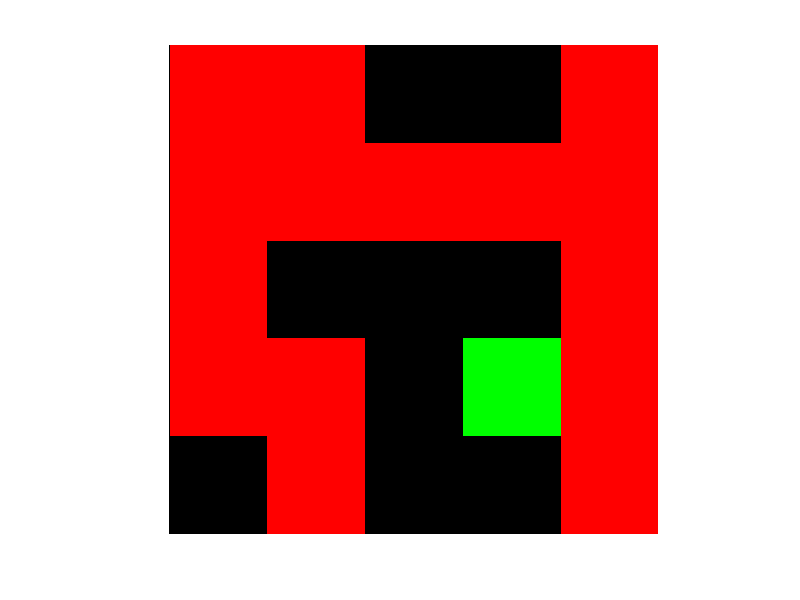

Here is the MATLAB script that generated this plot: (Note: this script raises an error after producing the figure.)
%% Random indoor environment generator
% This matlab script makes random environments within a given boundaries of
% an environment. The corridors are generated by virtual agents, started from
% each location that the robot in the final environment will start from. This
% script ensures that the generated corridors are always connected to
% each other. After the corridor generation, doors and rooms are created at
% random as well.
%%%%%%%%%%%
% Authored by Kimberly McGuire (k.n.mcguire@tudelft.nl)
%%%%%%%%%%%%


close all
clc
clear all

%Defined variables
width_environment = 5;
height_environment = 5;
resolution=2;
starting_location_agents = [1,1;5,5];
chance_agent_gostraight = 0.6;
density_corridor = 0.6;
density_openings = 0.5;
size_opening = 8;
opening_percentage = 0.02;
size_rooms = 2;
iterations = 100;
visualize_agents = true;
create_rooms = true;
show_end_result = true;
make_ARGoS_environment = true;

% Initializing environment grid
grid = cell(width_environment,height_environment);
grid{width_environment,height_environment} = [];
for k = 1:width_environment
    for j = 1:height_environment
        grid{k,j}.agent = 0;
        grid{k,j}.circle_action = zeros(2,4);
        grid{k,j}.corridor = 0;
    end
end

% Initialize starting position per agent
for k=1:size(starting_location_agents,2)
    grid{starting_location_agents(k,1),starting_location_agents(k,2)}.agent = 1;
    grid{starting_location_agents(k,1),starting_location_agents(k,2)}.circle_action = circshift([0 1; 1 0; 0 -1; -1 0],[randi([0,4]) 0]);
end

% Initialize variables for loop
random_number = 0;
next_action = "go_straight";

%For It iterations
for it = 1:iterations
    
    %Find current location of agent(s) in grid
    convertgrid= cellfun( @(sas) sas.agent, grid, 'uni', 0 );
    isyes = cellfun(@(sas)isequal(sas,1),convertgrid);
    [rowagent,colagent] = find(isyes);
    
    % For il agents found.
    for il=1:length(rowagent)
        
        %Randomize action selector for the agent
        %pick random number
        random_number = rand;
        %  percent of the time just go straight
        if random_number<=chance_agent_gostraight
            next_action = "go_straight";
        else % Do something else
            precentage_rest = 1-chance_agent_gostraight;
            if random_number>chance_agent_gostraight&&random_number<=chance_agent_gostraight + precentage_rest/2
                next_action = "go_left";
            end
            if random_number>chance_agent_gostraight + precentage_rest/2&&random_number<=1
                next_action = "go_right";
            end
        end
        
        % Per state, find out the direction the agent want to go next with
        % a circle_action. This ensures that the agent only has choice
        % between up left down right (and their immediate neighbors)
        switch next_action
            case "go_straight"
                %Do nothing
            case "go_left"
                grid{rowagent(il),colagent(il)}.circle_action= circshift(grid{rowagent(il),colagent(il)}.circle_action,[-1 0]);
            case "go_right"
                grid{rowagent(il),colagent(il)}.circle_action= circshift(grid{rowagent(il),colagent(il)}.circle_action,[1 0]);
        end
        
        % Calculate next direction and location of the agent
        next_direction = grid{rowagent(il),colagent(il)}.circle_action(1,:);
        next_location_agent = [rowagent(il)+next_direction(1),colagent(il)+next_direction(2)];
        
        %If next location is outside of environment, relocate the agent to
        %the otherside of the environment (like snake 2!)
        next_location_agent = [1 + mod(next_location_agent(1)-1,width_environment), ...
            1 + mod(next_location_agent(2)-1,height_environment)];
        
        %Place the agent at the next location and leave a corridor trace
        grid{next_location_agent(1),next_location_agent(2)}.agent = 1;
        grid{next_location_agent(1),next_location_agent(2)}.circle_action = grid{rowagent(il),colagent(il)}.circle_action ;
        grid{rowagent(il),colagent(il)}.agent = 0;
        grid{rowagent(il),colagent(il)}.corridor = 1;
    end
    
    %Obtain the resulting corridor from this iteration and check if it
    %surpasses the given density value
    result_corridor= cell2mat(cellfun( @(sas) sas.corridor, grid, 'uni', 0 ));
    if sum(sum(result_corridor))/(width_environment*height_environment) > density_corridor
        break
    end
    % Visualize the agents making the environment
    if visualize_agents
        figure(1),
        result_current_location_agent= cell2mat(cellfun( @(sas) sas.agent, grid, 'uni', 0 ));
        rgb=zeros(width_environment,height_environment,3);
        rgb(:,:,1)=result_corridor;
        rgb(:,:,2)=result_current_location_agent;
        imshow(rgb,[],'InitialMagnification',1000)
    end
end


%% Check connectivity of walls between agents
close all

%Find the clusters of corridors
corridor_bin=imbinarize(result_corridor);
connected_corridors= bwconncomp(corridor_bin,4);

% Go through each cluster and see if the agents position is all in one of them
found_connection=false;
for k = 1:connected_corridors.NumObjects
    [y,x] = ind2sub(size(corridor_bin), connected_corridors.PixelIdxList{k});
    %See per initial position, if the agents sit in the same cluster
    for m = 1:size(starting_location_agents,2)
        clear check_interconnection
        check_interconnection=intersect([y,x],starting_location_agents(m,:),'rows');
        %if just one is empty, immediatly break the loop!
        if isempty(check_interconnection)
            break
        else
            %Do not do anything and continue loop
        end
    end
    %if last check_interconnection is not empty, means it found all agentns
    %initial positions in the one cluster
    if ~isempty(check_interconnection)
        found_connection=true;
        break
    end
end

% Give error messages if the initial position of the agents are not within
% the cluster
if(found_connection==false)
    error("maze is not interconnected!! Run the script again!!")
end


%% Create boundary walls

% Increase binary image for more resolution to create walls
corridor_bin_resize=imresize(corridor_bin,10,'nearest');

% Find bounderies at the clusters of corridors
[boundery_coord,L] = bwboundaries(corridor_bin_resize,4);

%Create binary image for just the walls
boundary_bin=zeros(width_environment*10,height_environment*10);
for k=1:length(boundery_coord)
    boundary = boundery_coord{k};
    for l = 1:size(boundery_coord{k},1)
        boundary_bin(boundery_coord{k}(l,1),boundery_coord{k}(l,2))=1;
    end
end

if create_rooms
    for k=1:size_rooms*10:width_environment*10
        for m=1:height_environment*10
            if (corridor_bin_resize(k,m)==0)
                boundary_bin(k,m)=1;
            end
        end
    end
    for m=1:size_rooms*10:width_environment*10
        for k=1:height_environment*10
            if (corridor_bin_resize(k,m)==0)
                boundary_bin(k,m)=1;
            end
        end
    end
end

boundaries_with_holes = boundary_bin;
for k=1:length(boundery_coord)
    boundary = boundery_coord{k};
    for l = 1:size(boundery_coord{k},1)
        random_number = rand;
        if(random_number<opening_percentage)
            boundaries_with_holes=rgb2gray(insertShape(boundaries_with_holes,'FilledRectangle',[boundery_coord{k}(l,1)-size_opening/2,boundery_coord{k}(l,2)-size_opening/2,size_opening,size_opening],...
                'Color','black','Opacity',1.0));
        end
    end
end

%Create opening like doors, by adding noise to the corridor bin and remove
%it from the created walls
% noise_bin=imbinarize(imnoise(zeros(width_environment,height_environment),'salt & pepper',density_openings));
% noise_bin=imresize(noise_bin,10,'nearest');
% boundaries_with_holes = boundary_bin-noise_bin;
boundery_coord_new=[];
[boundery_coord_new(:,2), boundery_coord_new(:,1)] = find(boundaries_with_holes==1);

if show_end_result

    figure,imshow(boundaries_with_holes)
end


%%  Create Argos environment
% Makes an ARGoS environment based on the random agent-based environment
% builder, by making each box a pixel in the following form:

%  <box id="wall_west" size="0.1,20,0.5" movable="false">
%       <body position="x_pos_argos,y_pos_argos,0" orientation="0,0,0"/>
% </box>
% TO DO: put robots on postions
%
%
if make_ARGoS_environment
    
    
    % Start of environment, based on height and width of the generated one
    str_start_arena = sprintf('<arena size="%d, %d, 2" center="0,0,0.5">',width_environment*resolution,height_environment*resolution);
    str_start_arena= strcat(str_start_arena, ...
        sprintf('\n<box id="wall_1" size="%d,0.1,0.5" movable="false"> \n <body position="0,%d,0" orientation="0,0,0"/>\n</box>' ...
        ,width_environment*resolution,width_environment/2*resolution));
    str_start_arena= strcat(str_start_arena, ...
        sprintf('\n<box id="wall_2" size="%d,0.1,0.5" movable="false"> \n <body position="0,%d,0" orientation="0,0,0"/>\n</box>' ...
        ,width_environment*resolution,-width_environment/2*resolution));
    str_start_arena= strcat(str_start_arena, ...
        sprintf('\n<box id="wall_3" size="0.1,%d,0.5" movable="false"> \n <body position="%d,0,0" orientation="0,0,0"/>\n</box>' ...
        ,width_environment*resolution,width_environment/2*resolution));
    str_start_arena= strcat(str_start_arena, ...
        sprintf('\n<box id="wall_4" size="0.1,%d,0.5" movable="false"> \n <body position="%d,0,0" orientation="0,0,0"/>\n</box>' ...
        ,width_environment*resolution,-width_environment/2*resolution));
    
    str_loc_bot = "";
    rotation=[-270, -90];
    for k = 1:size(starting_location_agents,1)
        str_loc_bot = strcat(str_loc_bot,sprintf('\n<foot-bot id="bot%d">',k-1));
        str_loc_bot = strcat(str_loc_bot,sprintf('\n<body position="%d,%d,0" orientation="%d,0,0" />',...
            starting_location_agents(k,1)*resolution - 1 - width_environment/2*resolution,...
            starting_location_agents(k,2)*resolution -1- height_environment/2*resolution,...
            rotation(k)));
        str_loc_bot = strcat(str_loc_bot,sprintf('\n<controller config="argos_ros_bot"/>\n</foot-bot>'));
    end

    
    
    x_pos_argos = size(boundery_coord_new,1);
    y_pos_argos = size(boundery_coord_new,1);
    id = zeros(size(boundery_coord_new,1),1);
    
    
    % Transform each boundary coordinate to a coordinate in ARGoS
    h=1;
    for k=1:size(boundery_coord_new,1)
        id(h) = h;
        y_pos_argos(h)=boundery_coord_new(k,1) / 10*resolution - width_environment/2*resolution;
        x_pos_argos(h)=boundery_coord_new(k,2) / 10*resolution - height_environment/2*resolution;
        h=h+1;
    end
    list= zeros(length(id),3);
    list(:,1)=id;
    list(:,2)=x_pos_argos;
    list(:,3)=y_pos_argos;
    
    % Put a box as a pixel on where the boundaries are generated
    formatspec = '\n<box id="%d" size="0.2,0.2,0.5" movable="false"> <body position="%4.2f,%4.2f,0" orientation="0,0,0"/> </box>';
    str_random_env = sprintf(formatspec,list');
    
    %specify end of environment area
    str_end_arena = sprintf('\n</arena>');
    
    %Concatenate the strings together
    str_total = strcat(str_start_arena,str_loc_bot, str_random_env, str_end_arena);
    
    % Read out the template file, use it to find the trigger string (which is
    % <arena></arena> in here). Then replace it with str_total with the random
    % generated environment
    fid = fopen(fullfile('..', 'argos_worlds', 'rand_env_template.argos'),'rt');
    f=fread(fid);
    f=char(f.');
    f = strrep(f,'<arena></arena>',str_total);
    fid  = fopen(fullfile('..', 'argos_worlds', 'rand_env_test.argos'),'wt');
    fwrite(fid,f) ;
    fclose(fid);
end
%And you are finished :):):)
disp('Environment generated and saved in ../argos_world/rand_env_test.argos !!!')
